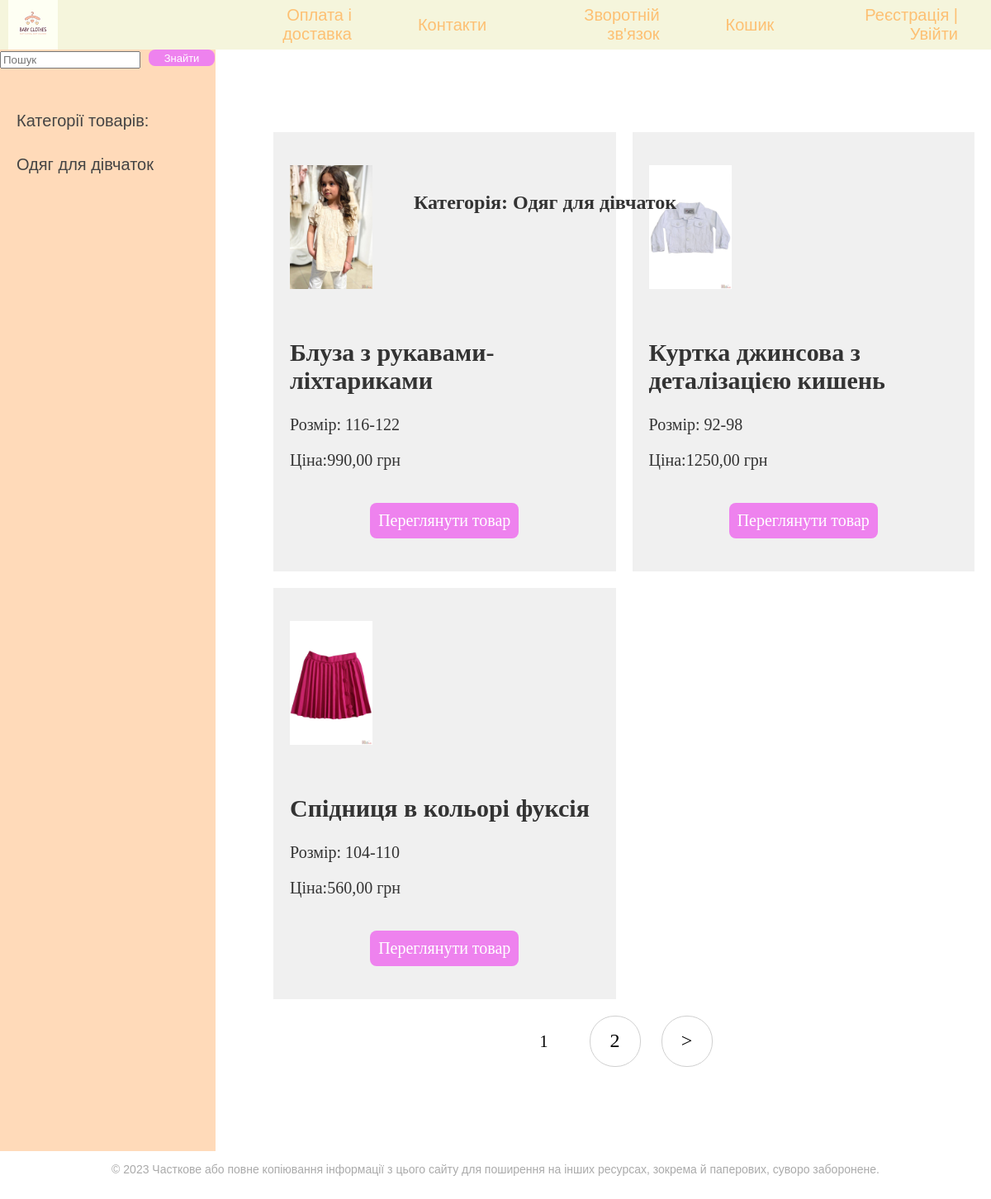
Page /category/1/ on the committed database.
### online_store/models.py (models this page shows, shortened)
class Category(models.Model):
    name = models.CharField(max_length=100, db_index=True, verbose_name = 'Категорія')
    slug = models.SlugField(max_length=255, unique=True, null=True, db_index=True, verbose_name='URL')
    def get_absolute_url(self):
        return reverse('category', kwargs={'cat_id': self.pk})
    class Meta:
        verbose_name = 'Категорія'
        verbose_name_plural = 'Категорії'
        ordering = ['id']

class Product(models.Model):
    name = models.CharField(max_length=100, verbose_name='Назва товару')
    slug = models.SlugField(max_length=255, unique=True, null=True, db_index=True, verbose_name='URL')
    description = models.TextField(blank=True, verbose_name='Опис товару')
    size = models.ForeignKey('Size', on_delete=models.PROTECT, null=True , verbose_name='Розмір')
    price = models.DecimalField(max_digits=10, decimal_places=2, verbose_name='Ціна')
    photo = models.ImageField(upload_to='photos/', verbose_name='Фото')
    availability = models.BooleanField(default=True, verbose_name='Наявність')
    cat = models.ForeignKey('Category', on_delete=models.PROTECT, null=True, verbose_name='Категорія')
    def get_absolute_url(self):
        return reverse('product_page', kwargs={'prod_id': self.pk})
    class Meta:
        verbose_name = 'Дитячі товари'
        verbose_name_plural = 'Дитячі товари'
        ordering = ['name']

class Size(models.Model):
    size_type = models.CharField(max_length=50)
    def __str__(self):
        return self.size_type

### online_store/views.py (the view)
# urls.py: path('category/<int:cat_id>/', category, name='category'),
def category(request, cat_id):
    search_query = request.GET.get('q')
    if search_query:
        prod = Product.objects.filter(cat_id=cat_id, name__icontains=search_query)
    else:
        prod = Product.objects.filter(cat_id=cat_id)
    paginator = Paginator(prod, 3)
    page = request.GET.get('page')
    if page:
        prod = paginator.get_page(page)
    else:
        prod = paginator.get_page(1)
    goods = Category.objects.filter(id=cat_id)
    context = {'menu': menu, 'prod': prod, 'goods': goods, 'cat_selected': cat_id, 'search_query': search_query}
    return render(request, 'category.html', context=context)

### online_store/templates/category.html (shortened to what this page needs)
{% extends 'base.html' %}
{% block content %}
<div class="article_panel">
    {% for p in goods %}
        <h4 class="centered">Категорія: {{ p.name }}</h4>
    {% endfor %}
</div>
<div class="product-grid">
    {% for p in prod %}
    <div class="product-tile">
            {% if p.photo%}
        <p><img class="img-article home" src="{{p.photo.url}}"></p>
    {% endif %}
        <div class="product-content">
    <h2>{{ p.name }}</h2>
    <p>Розмір: {{ p.size }}</p>
    <p> Ціна:{{ p.price }} грн</p>
</div>
        <p class="link-read-post"><a href="{{ p.get_absolute_url }}">Переглянути товар</a></p>
     </div>
        {% endfor %}
</div>
{% if prod.has_other_pages %}
<nav class="list-pages">
    <ul>
        {% for p in prod.paginator.page_range %}
            {% if prod.number == p %}
                <li class="page-num page-num-selected">{{ p }}</li>
            {% elif p >= prod.number|add:"-2" and p <= prod.number|add:"2" %}
                <li class="page-num">
                    <a href="?page={{ p }}">{{ p }}</a>
                </li>
            {% endif %}
        {% endfor %}
        {% if prod.has_next %}
            <li class="page-num">
                <a href="?page={{ prod.next_page_number }}">&gt;</a>
            </li>
        {% endif %}
    </ul>
</nav>
{% endif %}
{% endblock %}

### online_store/templates/base.html (shortened to what this page needs)
<!DOCTYPE html>
{% load static %}
<html>
<head>
    <link type="text/css" href="{% static 'css/styles.css'%}" rel="stylesheet">
</head>
<body>
<table class="table-page" border=0 cellpadding="0" cellspacing="0">
<tr><td valign=top>
{% block mainmenu %}
<div class="header">
		<ul id="mainmenu" class="mainmenu">
		<li class="logo"><a href="/"><div class="logo"></div></a></li>
{% for m in menu %}
			<li><a href="{% url m.url_name %}">{{m.title}}</a></li>
{% endfor %}
{% if user.is_authenticated %}
<li><a href="{% url 'client_page' %}">{{user.username}}</a> | <a href="{% url 'logout' %}">Вийти</a></li>
{% else %}
<li><a href="{% url 'register' %}">Реєстрація</a> | <a href="{% url 'login' %}">Увійти</a></li>
{% endif %}
		</ul>
</div>
{% endblock %}
<table class="table-content" border=0 cellpadding="0" cellspacing="0">
<tr>
<td valign="top" class="left-chapters">
	<form class="form-inline mt-2 mt-md-0" method="get">
    				<input name="q" class="form-control custom-input-style mr-sm-2" type="text" placeholder="Пошук" aria-label="Search">
		<div class="search-container">
					<input type="submit" value="Знайти" class="button-style">
		</div>
	</form>
<ul id="leftchapters">
{% if cat_selected == 0 %}
		<li class="selected">Категорії товарів:</li>
{% else %}
		<li><a href="{% url 'home' %}">Категорії товарів:</a></li>
{% endif %}
{% for c in goods %}
		<li><a href="{{ c.get_absolute_url }}">{{c.name}}</a></li>
{% endfor %}
</ul>
</td>
<td valign="top" class="content">
<div class="content-text">
{% block content %}
{% endblock %}
</div>
</td></tr></table></td></tr>
<tr><td valign=top>
	<div id="footer">
		<p>&copy; 2023 Часткове або повне копіювання інформації з цього сайту для поширення на інших ресурсах, зокрема й паперових, суворо заборонене.</p>
	</div>
</td></tr></table>
</body>
</html>

### online_store/static/css/styles.css (style rules this page uses)
html, body { font-family: 'Arial'; margin: 0; padding: 0; height: 100%; width: 100%; color: #444; }
.button-style { background-color: violet; color: #fff; padding: 20px 10px; border: none; border-radius: 5px; cursor: pointer; }
a { color: #0059b2; text-decoration: none; }
img { max-width: 600px; height: auto; }
img.img-article { max-width: 300px; height: auto; float: center; padding: 0 10px 10px 0; }
img.img-article.home { max-width: 100px; height: auto; float: center; padding: 0 10px 10px 0; }
p.link-read-post { display: flex; justify-content: center; }
p.link-read-post a { display: inline-block; padding: 10px; min-width: 70px; background: violet; color: #fff; text-decoration: none; border-radius: 8px; }
.table-page { width: 100%; height: 100%; vertical-align: top; }
.table-page tr { height: 100%; }
.header { display: flex; background: beige; height: 60px; align-items: left; }
.logo { background: url('../images/p.png') no-repeat 10px 5px; width: 250px; height: 70px; }
ul.mainmenu { list-style: none; margin: 0; padding: 0; height: 60px; color: #fdc073; font-size: 20px; overflow: hidden; text-align: right; align-items: center; flex-grow: 1; display: flex; justify-content: flex-end; }
ul.mainmenu li { display: inline-block; margin: 0 40px; }
ul.mainmenu li.logo { margin: 0; }
ul.mainmenu li a { color: #fdc073; text-decoration: none; }
.table-content { width: 100%; min-height: 100%; height: 100%; }
.left-chapters { margin: 0; background: #FFDAB9; border-right: 1px solid #FFDAB9; min-height: 100%; }
.left-chapters ul { width: 230px; min-height: 100%; margin: 0; padding: 20px 10px 10px 20px; list-style: none; font-size: 20px; }
.left-chapters ul li { margin: 30px 0 0 0; color: #999; }
.left-chapters ul li a { color: #444; text-decoration: none; }
.content { padding: 40px 20px 20px 40px; width: 100%; box-sizing: border-box; }
.content-text { margin: 60px 0 0 30px; color: #000; font-size: 20px; font-family: Yandex Sans Display Light; }
#footer { box-sizing: border-box; width: 100%; background: lightbeige; padding: 60px; color: #aaa; font-size: 14px; font-family: Verdana, Geneva, Arial, Helvetica; text-align: center; overflow: hidden; }
.list-pages { text-align: center; margin: 0 0 20px 0; }
.list-pages ul { margin: 20px 0 0 0; padding: 0; list-style: none; }
.list-pages ul li { display: inline-block; margin: 0 20px 0 0; }
.list-pages a { color: #000; font-size: 24px; text-decoration: none; }
.list-pages .page-num, .page-num-selected { display: inline-block; width: 60px; height: 44px; padding: 16px 0 0 0; border: 1px solid #d0d0d0; border-radius: 30px; }
.list-pages .page-num-selected { border: none; color: #000; font-size: 20px; }
.custom-input-style { width: 80%; }
.product-grid { display: grid; grid-template-columns: repeat(auto-fill, minmax(300px, 1fr)); grid-gap: 20px; }
.product-tile { background-color: #f0f0f0; padding: 20px; display: flex; flex-direction: column; justify-content: space-between; }
.product-content { margin-bottom: 20px; color: #333; }
.link-read-post { text-align: center; margin-top: auto; }
.link-read-post a { display: inline-block; padding: 10px; min-width: 50px; background: violet; color: #fff; text-decoration: none; border-radius: 8px; }
.centered { position: absolute; top: 15%; left: 55%; transform: translate(-50%, -50%); text-align: center; color: #333; font-size: 24px; margin-top: 20px; }
ul { list-style: none; }
li { display: flex; align-items: flex-start; margin-bottom: 20px; }
.img-article { width: 200px; margin-right: 20px; }
.button-style { display: inline-block; padding: 10px; min-width: 70px; background: violet; color: #fff; text-decoration: none; border-radius: 8px; }
.search-container { display: flex; align-items: center; justify-content: flex-end; margin-bottom: 5px; }
.form-inline { display: flex; align-items: center; }
.custom-input-style { margin-right: 10px; }
.button-style { margin-left: 0; width: 80px; height: 20px; padding: 0px; font-size: 13px; }

### rows in the picture
Category: name "Одяг для дівчаток"
Product: photo (picture), name "Блуза з рукавами-ліхтариками", size "116-122", price "990,00"
Product: photo (picture), name "Куртка джинсова з деталізацією кишень", size "92-98", price "1250,00"
Product: photo (picture), name "Спідниця в кольорі фуксія", size "104-110", price "560,00"

### other values in the picture
{{ m.title }} "Оплата і доставка" "Контакти" "Зворотній зв'язок" "Кошик"
{{ p }} "1"
{{ p }} "2"
